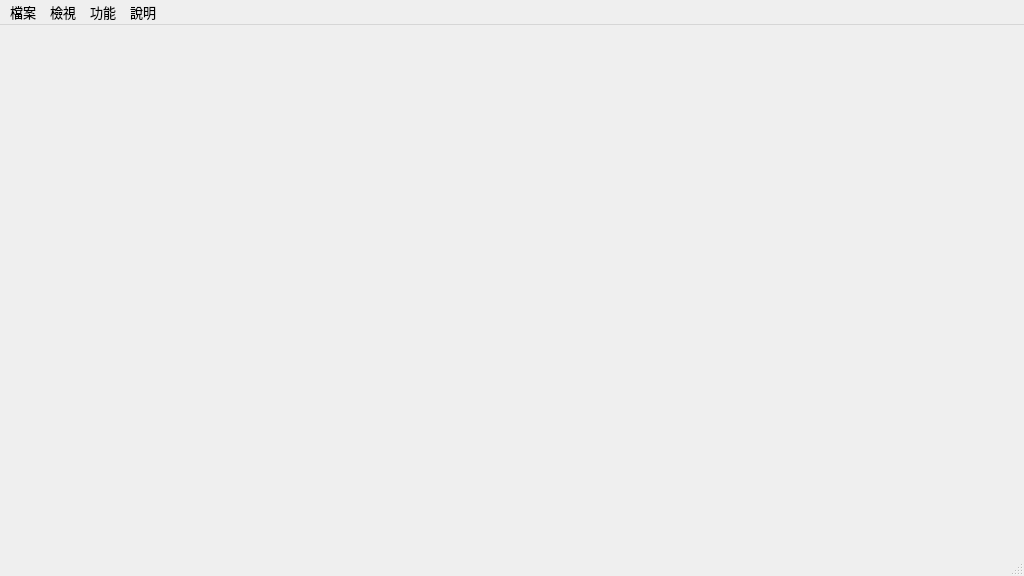
<?xml version="1.0" encoding="UTF-8"?>
<ui version="4.0">
 <class>CapitalAPI</class>
 <widget class="QMainWindow" name="CapitalAPI">
  <property name="geometry">
   <rect>
    <x>0</x>
    <y>0</y>
    <width>1024</width>
    <height>576</height>
   </rect>
  </property>
  <property name="font">
   <font>
    <family>Arial</family>
    <pointsize>10</pointsize>
   </font>
  </property>
  <property name="windowTitle">
   <string>群益API</string>
  </property>
  <widget class="QWidget" name="centralwidget"/>
  <widget class="QMenuBar" name="menubar">
   <property name="geometry">
    <rect>
     <x>0</x>
     <y>0</y>
     <width>1024</width>
     <height>22</height>
    </rect>
   </property>
   <widget class="QMenu" name="menu">
    <property name="title">
     <string>檔案</string>
    </property>
   </widget>
   <widget class="QMenu" name="menu_2">
    <property name="title">
     <string>檢視</string>
    </property>
   </widget>
   <widget class="QMenu" name="menu_3">
    <property name="title">
     <string>功能</string>
    </property>
    <addaction name="actionLogin"/>
    <addaction name="separator"/>
   </widget>
   <widget class="QMenu" name="menu_4">
    <property name="title">
     <string>說明</string>
    </property>
    <addaction name="separator"/>
   </widget>
   <addaction name="menu"/>
   <addaction name="menu_2"/>
   <addaction name="menu_3"/>
   <addaction name="menu_4"/>
  </widget>
  <widget class="QStatusBar" name="statusbar"/>
  <action name="actionLogin">
   <property name="text">
    <string>登入</string>
   </property>
  </action>
 </widget>
 <resources/>
 <connections/>
</ui>
